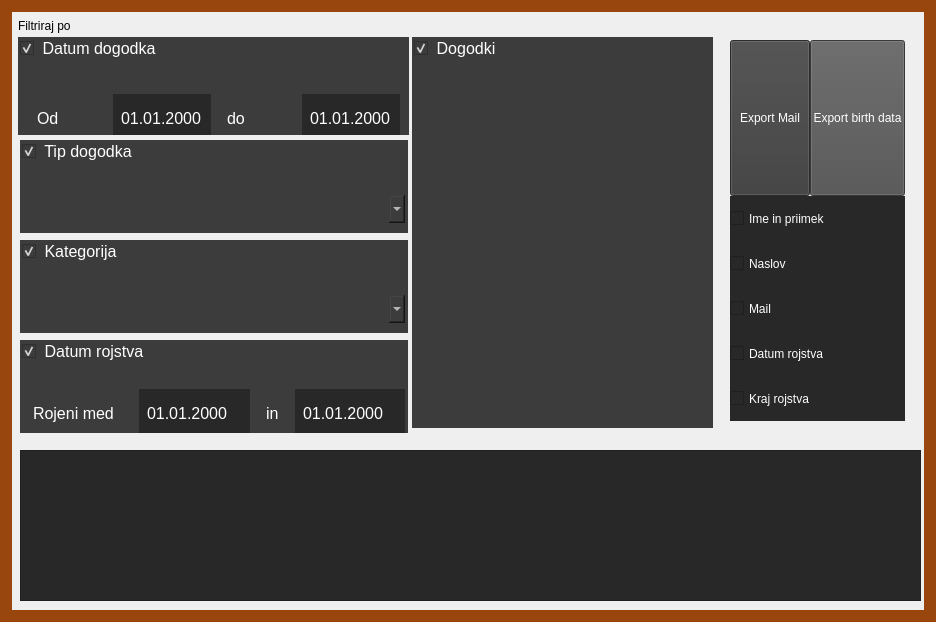
<?xml version="1.0" encoding="UTF-8"?>
<ui version="4.0">
 <class>MailFilter</class>
 <widget class="QWidget" name="MailFilter">
  <property name="geometry">
   <rect>
    <x>0</x>
    <y>0</y>
    <width>936</width>
    <height>622</height>
   </rect>
  </property>
  <property name="windowTitle">
   <string>Form</string>
  </property>
  <property name="styleSheet">
   <string notr="true">QWidget#MailFilter
{
border: 12px solid rgb(152,70,14);
}</string>
  </property>
  <widget class="QPlainTextEdit" name="result_text">
   <property name="geometry">
    <rect>
     <x>20</x>
     <y>450</y>
     <width>901</width>
     <height>151</height>
    </rect>
   </property>
   <property name="font">
    <font>
     <pointsize>12</pointsize>
    </font>
   </property>
   <property name="styleSheet">
    <string notr="true">color: white;
background-color: rgb(40,40,40);</string>
   </property>
  </widget>
  <widget class="QGroupBox" name="date_of_birth_box">
   <property name="geometry">
    <rect>
     <x>20</x>
     <y>140</y>
     <width>388</width>
     <height>93</height>
    </rect>
   </property>
   <property name="font">
    <font>
     <pointsize>12</pointsize>
    </font>
   </property>
   <property name="styleSheet">
    <string notr="true">QWidget { 
    background: rgb(60,60,60);
	border: none;
	padding: 6px;
	color: white;
 }

QGroupBox::title {
	margin: 2px;
}</string>
   </property>
   <property name="title">
    <string>Tip dogodka</string>
   </property>
   <property name="checkable">
    <bool>true</bool>
   </property>
   <layout class="QGridLayout" name="gridLayout">
    <property name="leftMargin">
     <number>0</number>
    </property>
    <property name="topMargin">
     <number>24</number>
    </property>
    <property name="rightMargin">
     <number>0</number>
    </property>
    <property name="bottomMargin">
     <number>0</number>
    </property>
    <item row="0" column="3">
     <widget class="QComboBox" name="comboBox"/>
    </item>
   </layout>
  </widget>
  <widget class="QGroupBox" name="visited_group">
   <property name="geometry">
    <rect>
     <x>18</x>
     <y>37</y>
     <width>391</width>
     <height>98</height>
    </rect>
   </property>
   <property name="font">
    <font>
     <pointsize>12</pointsize>
    </font>
   </property>
   <property name="styleSheet">
    <string notr="true">QWidget { 
    background: rgb(60,60,60);
	border: none;
	padding: 6px;
	color: white;
 }

QGroupBox::title {
	margin: 2px;
}</string>
   </property>
   <property name="title">
    <string>Datum dogodka</string>
   </property>
   <property name="flat">
    <bool>true</bool>
   </property>
   <property name="checkable">
    <bool>true</bool>
   </property>
   <property name="checked">
    <bool>true</bool>
   </property>
   <layout class="QGridLayout" name="gridLayout_3">
    <property name="leftMargin">
     <number>6</number>
    </property>
    <property name="topMargin">
     <number>32</number>
    </property>
    <property name="rightMargin">
     <number>6</number>
    </property>
    <property name="bottomMargin">
     <number>6</number>
    </property>
    <item row="1" column="0">
     <widget class="QLabel" name="visited_text">
      <property name="minimumSize">
       <size>
        <width>0</width>
        <height>48</height>
       </size>
      </property>
      <property name="maximumSize">
       <size>
        <width>16777215</width>
        <height>48</height>
       </size>
      </property>
      <property name="font">
       <font>
        <pointsize>12</pointsize>
       </font>
      </property>
      <property name="text">
       <string>Od</string>
      </property>
     </widget>
    </item>
    <item row="1" column="4">
     <widget class="QDateEdit" name="visited_to_edit">
      <property name="minimumSize">
       <size>
        <width>0</width>
        <height>48</height>
       </size>
      </property>
      <property name="maximumSize">
       <size>
        <width>16777215</width>
        <height>48</height>
       </size>
      </property>
      <property name="font">
       <font>
        <pointsize>12</pointsize>
       </font>
      </property>
      <property name="styleSheet">
       <string notr="true">color: white;
background-color: rgb(40,40,40);</string>
      </property>
      <property name="buttonSymbols">
       <enum>QAbstractSpinBox::NoButtons</enum>
      </property>
      <property name="displayFormat">
       <string>dd.MM.yyyy</string>
      </property>
      <property name="calendarPopup">
       <bool>false</bool>
      </property>
     </widget>
    </item>
    <item row="1" column="3">
     <widget class="QLabel" name="visited_and_text">
      <property name="minimumSize">
       <size>
        <width>0</width>
        <height>48</height>
       </size>
      </property>
      <property name="maximumSize">
       <size>
        <width>16777215</width>
        <height>48</height>
       </size>
      </property>
      <property name="font">
       <font>
        <pointsize>12</pointsize>
       </font>
      </property>
      <property name="text">
       <string>do</string>
      </property>
     </widget>
    </item>
    <item row="1" column="2">
     <widget class="QDateEdit" name="visited_from_edit">
      <property name="minimumSize">
       <size>
        <width>0</width>
        <height>48</height>
       </size>
      </property>
      <property name="maximumSize">
       <size>
        <width>16777215</width>
        <height>48</height>
       </size>
      </property>
      <property name="font">
       <font>
        <pointsize>12</pointsize>
       </font>
      </property>
      <property name="styleSheet">
       <string notr="true">color: white;
background-color: rgb(40,40,40);</string>
      </property>
      <property name="buttonSymbols">
       <enum>QAbstractSpinBox::NoButtons</enum>
      </property>
      <property name="displayFormat">
       <string>dd.MM.yyyy</string>
      </property>
     </widget>
    </item>
   </layout>
  </widget>
  <widget class="QGroupBox" name="events_group">
   <property name="geometry">
    <rect>
     <x>412</x>
     <y>37</y>
     <width>301</width>
     <height>391</height>
    </rect>
   </property>
   <property name="font">
    <font>
     <pointsize>12</pointsize>
    </font>
   </property>
   <property name="styleSheet">
    <string notr="true">QWidget { 
    background: rgb(60,60,60);
	border: none;
	padding: 6px;
	color: white;
 }

QGroupBox::title {
	margin: 2px;
}</string>
   </property>
   <property name="title">
    <string>Dogodki</string>
   </property>
   <property name="checkable">
    <bool>true</bool>
   </property>
   <layout class="QGridLayout" name="gridLayout_4">
    <property name="topMargin">
     <number>32</number>
    </property>
    <item row="0" column="0">
     <layout class="QVBoxLayout" name="verticalLayout">
      <item>
       <widget class="QListWidget" name="event_list">
        <property name="font">
         <font>
          <pointsize>12</pointsize>
         </font>
        </property>
        <property name="selectionMode">
         <enum>QAbstractItemView::ExtendedSelection</enum>
        </property>
       </widget>
      </item>
      <item>
       <layout class="QHBoxLayout" name="horizontalLayout">
        <item>
         <widget class="QPushButton" name="add_event_button">
          <property name="minimumSize">
           <size>
            <width>0</width>
            <height>64</height>
           </size>
          </property>
          <property name="maximumSize">
           <size>
            <width>16777215</width>
            <height>64</height>
           </size>
          </property>
          <property name="text">
           <string/>
          </property>
          <property name="icon">
           <iconset resource="../../resources/resources.qrc">
            <normaloff>:/icons/icons/add.png</normaloff>:/icons/icons/add.png</iconset>
          </property>
          <property name="iconSize">
           <size>
            <width>32</width>
            <height>32</height>
           </size>
          </property>
         </widget>
        </item>
        <item>
         <widget class="QPushButton" name="remove_event_button">
          <property name="minimumSize">
           <size>
            <width>0</width>
            <height>64</height>
           </size>
          </property>
          <property name="maximumSize">
           <size>
            <width>16777215</width>
            <height>64</height>
           </size>
          </property>
          <property name="text">
           <string/>
          </property>
          <property name="icon">
           <iconset resource="../../resources/resources.qrc">
            <normaloff>:/icons/icons/remove.png</normaloff>:/icons/icons/remove.png</iconset>
          </property>
          <property name="iconSize">
           <size>
            <width>32</width>
            <height>32</height>
           </size>
          </property>
         </widget>
        </item>
       </layout>
      </item>
     </layout>
    </item>
   </layout>
  </widget>
  <widget class="QLabel" name="label">
   <property name="geometry">
    <rect>
     <x>18</x>
     <y>18</y>
     <width>52</width>
     <height>16</height>
    </rect>
   </property>
   <property name="text">
    <string>Filtriraj po:</string>
   </property>
  </widget>
  <widget class="QGroupBox" name="date_of_birth_box_3">
   <property name="geometry">
    <rect>
     <x>20</x>
     <y>340</y>
     <width>388</width>
     <height>93</height>
    </rect>
   </property>
   <property name="font">
    <font>
     <pointsize>12</pointsize>
    </font>
   </property>
   <property name="styleSheet">
    <string notr="true">QWidget { 
    background: rgb(60,60,60);
	border: none;
	padding: 6px;
	color: white;
 }

QGroupBox::title {
	margin: 2px;
}</string>
   </property>
   <property name="title">
    <string>Datum rojstva</string>
   </property>
   <property name="checkable">
    <bool>true</bool>
   </property>
   <layout class="QGridLayout" name="gridLayout_5">
    <property name="leftMargin">
     <number>0</number>
    </property>
    <property name="topMargin">
     <number>24</number>
    </property>
    <property name="rightMargin">
     <number>0</number>
    </property>
    <property name="bottomMargin">
     <number>0</number>
    </property>
    <item row="0" column="0">
     <widget class="QLabel" name="birth_text_3">
      <property name="minimumSize">
       <size>
        <width>0</width>
        <height>48</height>
       </size>
      </property>
      <property name="maximumSize">
       <size>
        <width>16777215</width>
        <height>48</height>
       </size>
      </property>
      <property name="font">
       <font>
        <pointsize>12</pointsize>
       </font>
      </property>
      <property name="text">
       <string>Rojeni med</string>
      </property>
     </widget>
    </item>
    <item row="0" column="1">
     <widget class="QDateEdit" name="birth_from_edit_3">
      <property name="minimumSize">
       <size>
        <width>0</width>
        <height>48</height>
       </size>
      </property>
      <property name="maximumSize">
       <size>
        <width>16777215</width>
        <height>48</height>
       </size>
      </property>
      <property name="font">
       <font>
        <pointsize>12</pointsize>
       </font>
      </property>
      <property name="styleSheet">
       <string notr="true">color: white;
background-color: rgb(40,40,40);</string>
      </property>
      <property name="buttonSymbols">
       <enum>QAbstractSpinBox::NoButtons</enum>
      </property>
      <property name="minimumDate">
       <date>
        <year>1900</year>
        <month>9</month>
        <day>14</day>
       </date>
      </property>
      <property name="displayFormat">
       <string>dd.MM.yyyy</string>
      </property>
     </widget>
    </item>
    <item row="0" column="2">
     <widget class="QLabel" name="birth_and_text_3">
      <property name="sizePolicy">
       <sizepolicy hsizetype="Maximum" vsizetype="Maximum">
        <horstretch>0</horstretch>
        <verstretch>0</verstretch>
       </sizepolicy>
      </property>
      <property name="minimumSize">
       <size>
        <width>0</width>
        <height>48</height>
       </size>
      </property>
      <property name="maximumSize">
       <size>
        <width>16777215</width>
        <height>48</height>
       </size>
      </property>
      <property name="font">
       <font>
        <pointsize>12</pointsize>
       </font>
      </property>
      <property name="text">
       <string>in</string>
      </property>
     </widget>
    </item>
    <item row="0" column="3">
     <widget class="QDateEdit" name="birth_to_date_3">
      <property name="minimumSize">
       <size>
        <width>0</width>
        <height>48</height>
       </size>
      </property>
      <property name="maximumSize">
       <size>
        <width>16777215</width>
        <height>48</height>
       </size>
      </property>
      <property name="font">
       <font>
        <pointsize>12</pointsize>
       </font>
      </property>
      <property name="styleSheet">
       <string notr="true">color: white;
background-color: rgb(40,40,40);</string>
      </property>
      <property name="buttonSymbols">
       <enum>QAbstractSpinBox::NoButtons</enum>
      </property>
      <property name="displayFormat">
       <string>dd.MM.yyyy</string>
      </property>
     </widget>
    </item>
   </layout>
  </widget>
  <widget class="QGroupBox" name="date_of_birth_box_2">
   <property name="geometry">
    <rect>
     <x>20</x>
     <y>240</y>
     <width>388</width>
     <height>93</height>
    </rect>
   </property>
   <property name="font">
    <font>
     <pointsize>12</pointsize>
    </font>
   </property>
   <property name="styleSheet">
    <string notr="true">QWidget { 
    background: rgb(60,60,60);
	border: none;
	padding: 6px;
	color: white;
 }

QGroupBox::title {
	margin: 2px;
}</string>
   </property>
   <property name="title">
    <string>Kategorija</string>
   </property>
   <property name="checkable">
    <bool>true</bool>
   </property>
   <layout class="QGridLayout" name="gridLayout_2">
    <property name="leftMargin">
     <number>0</number>
    </property>
    <property name="topMargin">
     <number>24</number>
    </property>
    <property name="rightMargin">
     <number>0</number>
    </property>
    <property name="bottomMargin">
     <number>0</number>
    </property>
    <item row="0" column="3">
     <widget class="QComboBox" name="comboBox_2">
      <property name="styleSheet">
       <string notr="true">background color: rgb(40,40,40);
</string>
      </property>
     </widget>
    </item>
   </layout>
  </widget>
  <widget class="QWidget" name="">
   <property name="geometry">
    <rect>
     <x>730</x>
     <y>40</y>
     <width>175</width>
     <height>381</height>
    </rect>
   </property>
   <layout class="QVBoxLayout" name="verticalLayout_2">
    <property name="spacing">
     <number>0</number>
    </property>
    <item>
     <layout class="QHBoxLayout" name="horizontalLayout_2">
      <property name="spacing">
       <number>0</number>
      </property>
      <item>
       <widget class="QPushButton" name="export_mail_button">
        <property name="sizePolicy">
         <sizepolicy hsizetype="Minimum" vsizetype="Minimum">
          <horstretch>0</horstretch>
          <verstretch>0</verstretch>
         </sizepolicy>
        </property>
        <property name="styleSheet">
         <string notr="true">color: white;
background-color: rgb(60, 60, 60);</string>
        </property>
        <property name="text">
         <string>Export Mail</string>
        </property>
       </widget>
      </item>
      <item>
       <widget class="QPushButton" name="export_birth_data_button">
        <property name="sizePolicy">
         <sizepolicy hsizetype="Minimum" vsizetype="Minimum">
          <horstretch>0</horstretch>
          <verstretch>0</verstretch>
         </sizepolicy>
        </property>
        <property name="styleSheet">
         <string notr="true">color: rgb(255, 255, 255);
background-color: rgb(80, 80, 80);</string>
        </property>
        <property name="text">
         <string>Export birth data</string>
        </property>
       </widget>
      </item>
     </layout>
    </item>
    <item>
     <widget class="QCheckBox" name="name_checkbox">
      <property name="minimumSize">
       <size>
        <width>0</width>
        <height>45</height>
       </size>
      </property>
      <property name="styleSheet">
       <string notr="true">background-color: rgb(40,40,40);
color: rgb(255, 255, 255);</string>
      </property>
      <property name="text">
       <string>Ime in priimek</string>
      </property>
     </widget>
    </item>
    <item>
     <widget class="QCheckBox" name="address_checkbox">
      <property name="minimumSize">
       <size>
        <width>0</width>
        <height>45</height>
       </size>
      </property>
      <property name="styleSheet">
       <string notr="true">background-color: rgb(40,40,40);
color: rgb(255, 255, 255);</string>
      </property>
      <property name="text">
       <string>Naslov</string>
      </property>
     </widget>
    </item>
    <item>
     <widget class="QCheckBox" name="mail_checkbox">
      <property name="minimumSize">
       <size>
        <width>0</width>
        <height>45</height>
       </size>
      </property>
      <property name="styleSheet">
       <string notr="true">background-color: rgb(40,40,40);
color: rgb(255, 255, 255);</string>
      </property>
      <property name="text">
       <string>Mail</string>
      </property>
     </widget>
    </item>
    <item>
     <widget class="QCheckBox" name="birth_date_checkbox">
      <property name="minimumSize">
       <size>
        <width>0</width>
        <height>45</height>
       </size>
      </property>
      <property name="styleSheet">
       <string notr="true">background-color: rgb(40,40,40);
color: rgb(255, 255, 255);</string>
      </property>
      <property name="text">
       <string>Datum rojstva</string>
      </property>
     </widget>
    </item>
    <item>
     <widget class="QCheckBox" name="birth_place_checkbox">
      <property name="minimumSize">
       <size>
        <width>0</width>
        <height>45</height>
       </size>
      </property>
      <property name="styleSheet">
       <string notr="true">background-color: rgb(40,40,40);
color: rgb(255, 255, 255);</string>
      </property>
      <property name="text">
       <string>Kraj rojstva</string>
      </property>
     </widget>
    </item>
   </layout>
  </widget>
 </widget>
 <resources>
  <include location="../../resources/resources.qrc"/>
 </resources>
 <connections/>
</ui>
